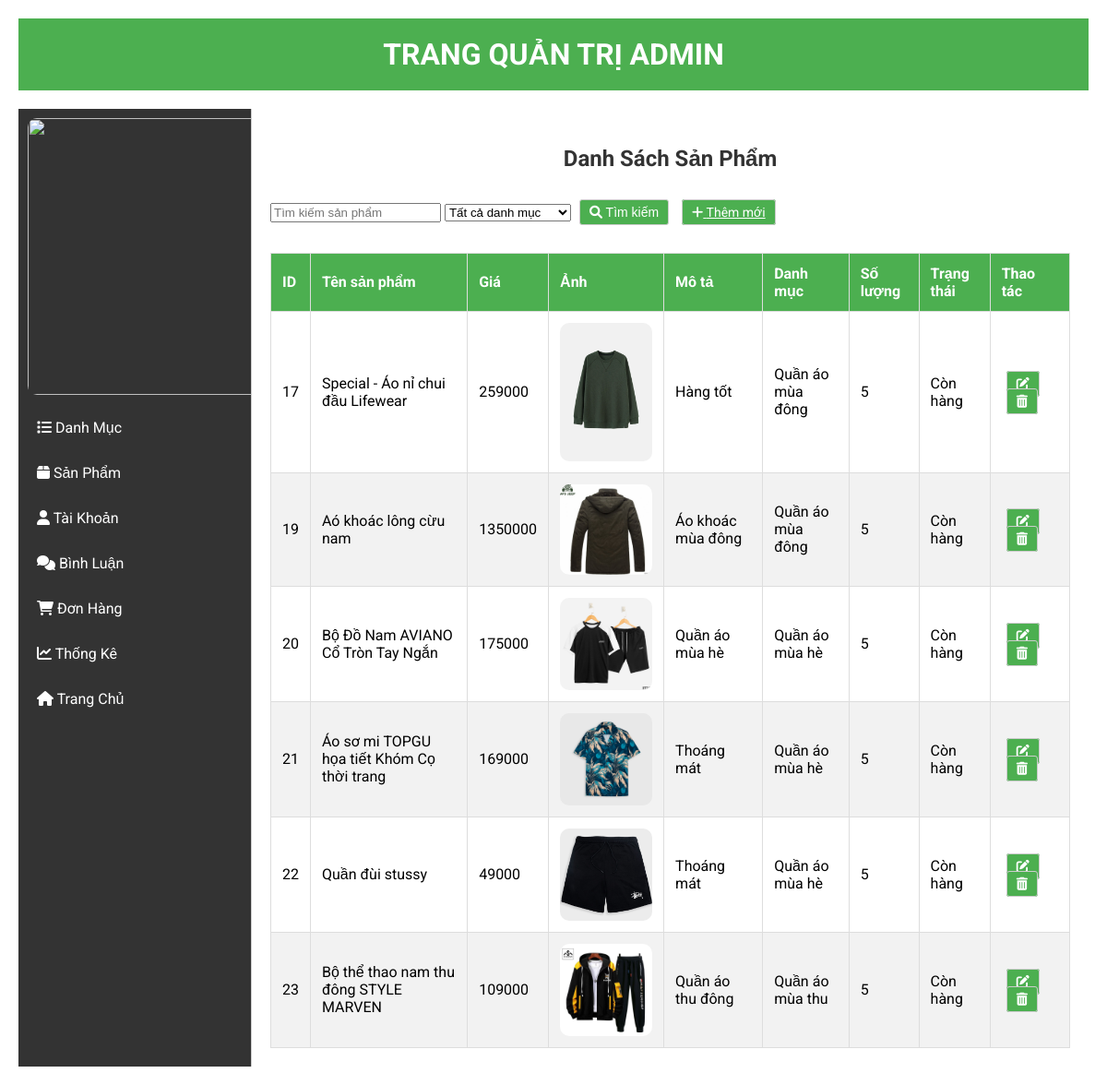
The page /admin/index.php?act=listsp on the database as committed earlier.
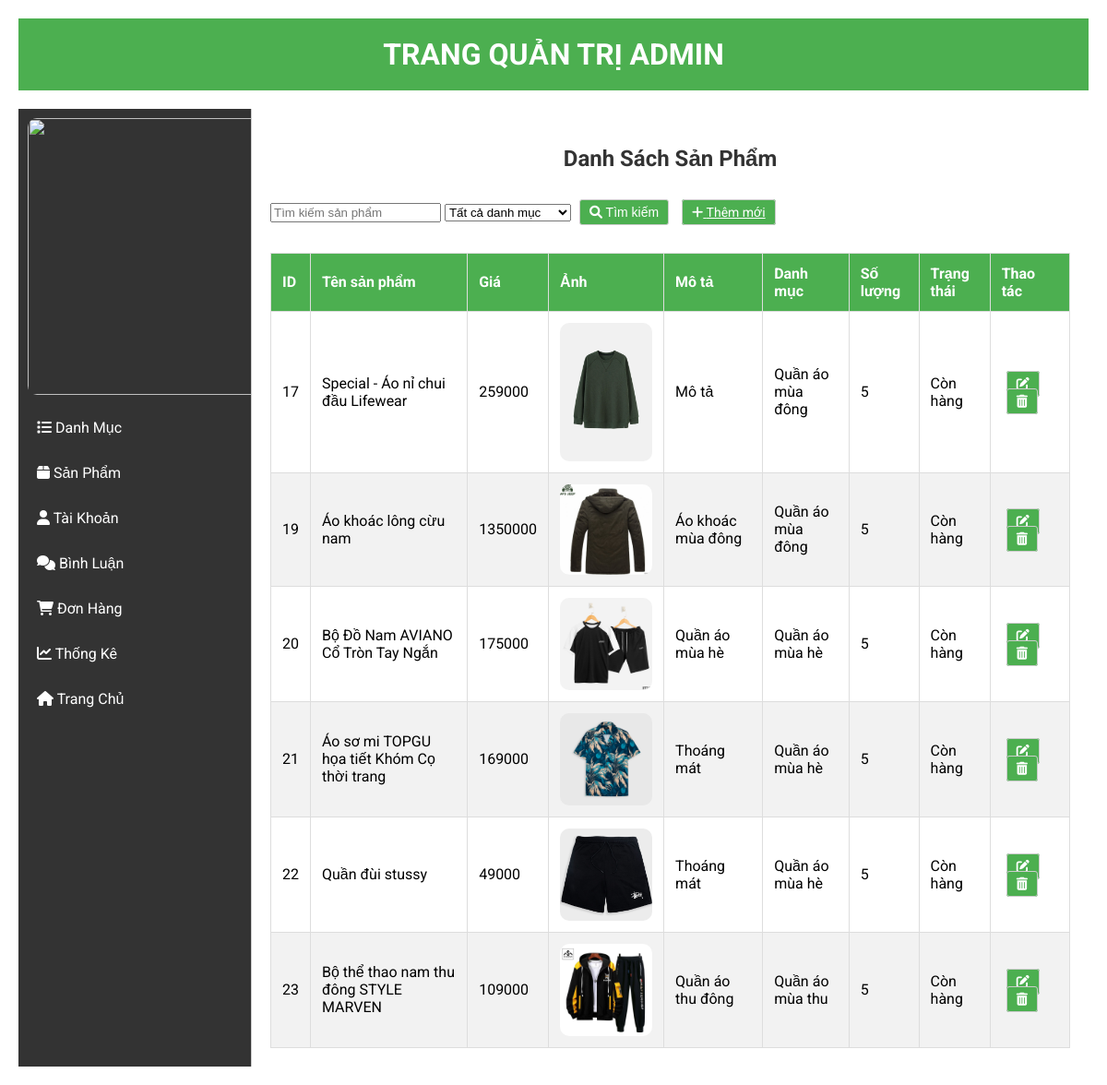
The same page on the database as committed later.
### tables this page shows
CREATE TABLE `sanpham` (
  `id_sp` int(10) NOT NULL AUTO_INCREMENT,
  `ten_sp` varchar(50) NOT NULL,
  `gia` int(10) NOT NULL,
  `anh` varchar(255) NOT NULL,
  `so_luong` int(10) NOT NULL,
  `mo_ta` varchar(255) NOT NULL,
  `lx` int(10) NOT NULL DEFAULT 0,
  `trangthai` int(11) NOT NULL DEFAULT 0,
  `id_dm` int(10) NOT NULL,
  PRIMARY KEY (`id_sp`),
  KEY `fk_sanpham_danhmuc` (`id_dm`),
  CONSTRAINT `fk_sanpham_danhmuc` FOREIGN KEY (`id_dm`) REFERENCES `danhmuc` (`id_dm`)
);

CREATE TABLE `danhmuc` (
  `id_dm` int(10) NOT NULL AUTO_INCREMENT,
  `ten_dm` varchar(50) NOT NULL,
  `trangthai` varchar(50) NOT NULL DEFAULT '0',
  PRIMARY KEY (`id_dm`)
);

### model/pdo.php (called while the page is built, shortened)
<?php
function pdo_get_connection() {
    $dburl = "mysql:host=localhost;dbname=duanmot;charset=utf8";
    $username = 'root';
    $password = '';
    try {
        $conn = new PDO($dburl, $username, $password);
        $conn->setAttribute(PDO::ATTR_ERRMODE, PDO::ERRMODE_EXCEPTION);
        return $conn;
    } catch (PDOException $e) {
        die("Connection failed: " . $e->getMessage());
    }
}
function pdo_query($sql, $sql_args = array()) {
    $conn = pdo_get_connection();
    $stmt = $conn->prepare($sql);
    $stmt->execute($sql_args);
    $rows = $stmt->fetchAll(PDO::FETCH_ASSOC);
    return $rows;
}
?>

### model/sanpham.php (called while the page is built, shortened)
<?php
function loadall_sanpham($kyw = '', $id_dm = 0) {
    $sql = "SELECT sp.*, dm.ten_dm
            FROM sanpham sp
            LEFT JOIN danhmuc dm ON sp.id_dm = dm.id_dm
            WHERE 1";
    $params = array();
    $sql .= " AND dm.trangthai = 0";
    $sql .= " ORDER BY sp.id_sp ASC";
    return pdo_query($sql, $params);
}

### admin/sanpham/listsp.php (the view, shortened to what this page needs)
<div class="row box">
    <?php include 'boxtrai.php'; ?>
    <div class="boxphai">
        <div class="tieudeb">
            <h2>Danh Sách Sản Phẩm</h2>
            <form action="index.php?act=listsp" method="post">
                <input type="text" name="kyw" placeholder="Tìm kiếm sản phẩm">
                <select name="id_dm">
                    <option value="0">Tất cả danh mục</option>
                </select>
                <button type="submit" class="small-button"><i class="fas fa-search"></i> Tìm kiếm</button>
                <a href="index.php?act=addsp" class="small-button"><i class="fas fa-plus"></i> Thêm mới</a>
            </form>
        </div>
        <div class="bang">
            <table>
                <thead>
                    <tr>
                        <th>ID</th>
                        <th>Tên sản phẩm</th>
                        <th>Giá</th>
                        <th>Ảnh</th>
                        <th>Mô tả</th>
                        <th>Danh mục</th>
                        <th>Số lượng</th>
                        <th>Trạng thái</th>
                        <th>Thao tác</th>
                    </tr>
                </thead>
                <tbody>
                    <?php
                    if (isset($listsanpham) && count($listsanpham) > 0) {
                        foreach ($listsanpham as $sanpham) {
                            $trangthai = $sanpham['trangthai'] == '0' ? 'Còn hàng' : 'Hết hàng';
                            ?>
                            <tr>
                                <td><?= $sanpham['id_sp'] ?></td>
                                <td><?= $sanpham['ten_sp'] ?></td>
                                <td><?= $sanpham['gia'] ?></td>
                                <td><img src="../upload/<?= $sanpham['anh'] ?>" width="100"></td>
                                <td><?= $sanpham['mo_ta'] ?></td>
                                <td><?= $sanpham['ten_dm'] ?></td>
                                <td><?= $sanpham['so_luong'] ?></td>
                                <td><?= $trangthai ?></td>
                                <td>
                                    <a href="index.php?act=suasp&id=<?= $sanpham['id_sp'] ?>" class="small-button"><i class="fas fa-edit"></i></a>
                                    <a href="#" onclick="return confirmDelete(<?= htmlspecialchars($sanpham['id_sp']) ?>)" class="small-button"><i class="fas fa-trash-alt"></i></a>
                                </td>
                            </tr>
                            <?php
                        }
                    } else {
                        ?>
                        <tr>
                            <td colspan="9">Không có sản phẩm nào</td>
                        </tr>
                        <?php
                    }
                    ?>
                </tbody>
            </table>
        </div>
    </div>
</div>

Rows that differ between the two databases and show on the page:
changed sanpham "Special - Áo nỉ chui đầu Lifewear": mo_ta "Hàng tốt" → "Mô tả"
changed sanpham "Áo khoác mùa đông": ten_sp "Aó khoác lông cừu nam" → "Áo khoác lông cừu nam"
